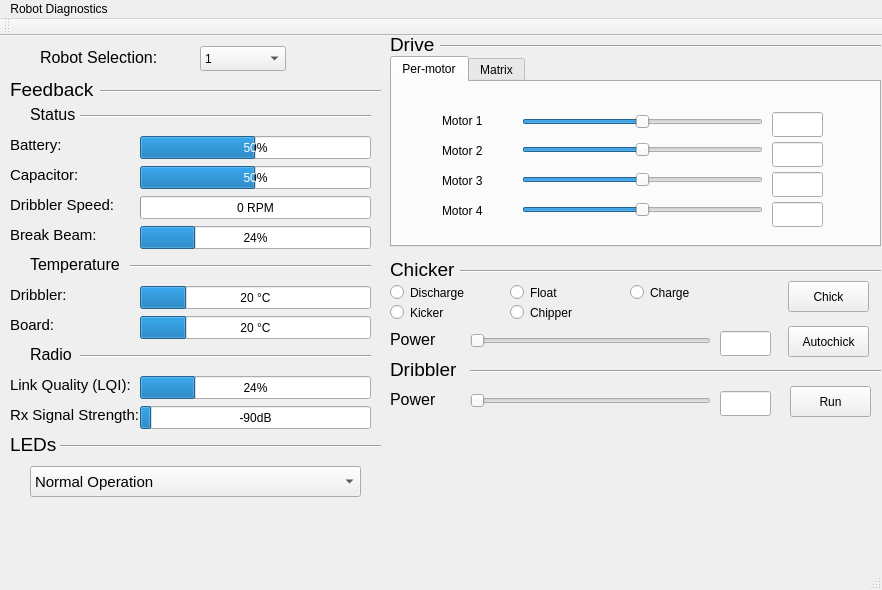
<?xml version="1.0" encoding="UTF-8"?>
<ui version="4.0">
 <class>AutogeneratedMainWidget</class>
 <widget class="QMainWindow" name="AutogeneratedMainWidget">
  <property name="geometry">
   <rect>
    <x>0</x>
    <y>0</y>
    <width>882</width>
    <height>590</height>
   </rect>
  </property>
  <property name="windowTitle">
   <string>AutogeneratedMainWidget</string>
  </property>
  <widget class="QWidget" name="centralWidget">
   <widget class="QTabWidget" name="tabWidget">
    <property name="geometry">
     <rect>
      <x>390</x>
      <y>20</y>
      <width>491</width>
      <height>191</height>
     </rect>
    </property>
    <property name="currentIndex">
     <number>0</number>
    </property>
    <widget class="QWidget" name="per_motor">
     <attribute name="title">
      <string>Per-motor</string>
     </attribute>
     <widget class="QSlider" name="slider_motor_1">
      <property name="geometry">
       <rect>
        <x>130</x>
        <y>30</y>
        <width>241</width>
        <height>20</height>
       </rect>
      </property>
      <property name="minimum">
       <number>-99</number>
      </property>
      <property name="orientation">
       <enum>Qt::Horizontal</enum>
      </property>
     </widget>
     <widget class="QSlider" name="slider_motor_2">
      <property name="geometry">
       <rect>
        <x>130</x>
        <y>60</y>
        <width>241</width>
        <height>16</height>
       </rect>
      </property>
      <property name="minimum">
       <number>-99</number>
      </property>
      <property name="orientation">
       <enum>Qt::Horizontal</enum>
      </property>
     </widget>
     <widget class="QSlider" name="slider_motor_3">
      <property name="geometry">
       <rect>
        <x>130</x>
        <y>90</y>
        <width>241</width>
        <height>16</height>
       </rect>
      </property>
      <property name="minimum">
       <number>-99</number>
      </property>
      <property name="orientation">
       <enum>Qt::Horizontal</enum>
      </property>
     </widget>
     <widget class="QSlider" name="slider_motor_4">
      <property name="geometry">
       <rect>
        <x>130</x>
        <y>120</y>
        <width>241</width>
        <height>16</height>
       </rect>
      </property>
      <property name="minimum">
       <number>-99</number>
      </property>
      <property name="orientation">
       <enum>Qt::Horizontal</enum>
      </property>
     </widget>
     <widget class="QLabel" name="label_motor_1">
      <property name="geometry">
       <rect>
        <x>50</x>
        <y>30</y>
        <width>67</width>
        <height>17</height>
       </rect>
      </property>
      <property name="text">
       <string>Motor 1</string>
      </property>
     </widget>
     <widget class="QLabel" name="label_motor_2">
      <property name="geometry">
       <rect>
        <x>50</x>
        <y>60</y>
        <width>67</width>
        <height>17</height>
       </rect>
      </property>
      <property name="text">
       <string>Motor 2</string>
      </property>
     </widget>
     <widget class="QLabel" name="label_motor_3">
      <property name="geometry">
       <rect>
        <x>50</x>
        <y>90</y>
        <width>67</width>
        <height>17</height>
       </rect>
      </property>
      <property name="text">
       <string>Motor 3</string>
      </property>
     </widget>
     <widget class="QLabel" name="label_motor_4">
      <property name="geometry">
       <rect>
        <x>50</x>
        <y>120</y>
        <width>67</width>
        <height>17</height>
       </rect>
      </property>
      <property name="text">
       <string>Motor 4</string>
      </property>
     </widget>
     <widget class="QLineEdit" name="lineEdit_motor_1">
      <property name="geometry">
       <rect>
        <x>380</x>
        <y>30</y>
        <width>51</width>
        <height>25</height>
       </rect>
      </property>
     </widget>
     <widget class="QLineEdit" name="lineEdit_motor_2">
      <property name="geometry">
       <rect>
        <x>380</x>
        <y>60</y>
        <width>51</width>
        <height>25</height>
       </rect>
      </property>
     </widget>
     <widget class="QLineEdit" name="lineEdit_motor_3">
      <property name="geometry">
       <rect>
        <x>380</x>
        <y>90</y>
        <width>51</width>
        <height>25</height>
       </rect>
      </property>
     </widget>
     <widget class="QLineEdit" name="lineEdit_motor_4">
      <property name="geometry">
       <rect>
        <x>380</x>
        <y>120</y>
        <width>51</width>
        <height>25</height>
       </rect>
      </property>
     </widget>
    </widget>
    <widget class="QWidget" name="matrix">
     <attribute name="title">
      <string>Matrix</string>
     </attribute>
    </widget>
   </widget>
   <widget class="QLabel" name="label_drive">
    <property name="geometry">
     <rect>
      <x>390</x>
      <y>0</y>
      <width>67</width>
      <height>17</height>
     </rect>
    </property>
    <property name="font">
     <font>
      <pointsize>14</pointsize>
     </font>
    </property>
    <property name="text">
     <string>Drive</string>
    </property>
   </widget>
   <widget class="Line" name="line">
    <property name="geometry">
     <rect>
      <x>440</x>
      <y>-5</y>
      <width>441</width>
      <height>31</height>
     </rect>
    </property>
    <property name="orientation">
     <enum>Qt::Horizontal</enum>
    </property>
   </widget>
   <widget class="QLabel" name="label_feedback">
    <property name="geometry">
     <rect>
      <x>10</x>
      <y>45</y>
      <width>91</width>
      <height>17</height>
     </rect>
    </property>
    <property name="font">
     <font>
      <pointsize>14</pointsize>
     </font>
    </property>
    <property name="text">
     <string>Feedback</string>
    </property>
   </widget>
   <widget class="Line" name="line_2">
    <property name="geometry">
     <rect>
      <x>100</x>
      <y>40</y>
      <width>281</width>
      <height>31</height>
     </rect>
    </property>
    <property name="orientation">
     <enum>Qt::Horizontal</enum>
    </property>
   </widget>
   <widget class="QProgressBar" name="progressBar_battery">
    <property name="geometry">
     <rect>
      <x>140</x>
      <y>100</y>
      <width>231</width>
      <height>23</height>
     </rect>
    </property>
    <property name="value">
     <number>50</number>
    </property>
   </widget>
   <widget class="QProgressBar" name="progressBar_capacitor">
    <property name="geometry">
     <rect>
      <x>140</x>
      <y>130</y>
      <width>231</width>
      <height>23</height>
     </rect>
    </property>
    <property name="value">
     <number>50</number>
    </property>
   </widget>
   <widget class="QProgressBar" name="progressBar_dribbler_1">
    <property name="geometry">
     <rect>
      <x>140</x>
      <y>160</y>
      <width>231</width>
      <height>23</height>
     </rect>
    </property>
    <property name="maximum">
     <number>6000</number>
    </property>
    <property name="value">
     <number>0</number>
    </property>
    <property name="format">
     <string>%v RPM</string>
    </property>
   </widget>
   <widget class="QProgressBar" name="progressBar_dribbler_2">
    <property name="geometry">
     <rect>
      <x>140</x>
      <y>250</y>
      <width>231</width>
      <height>23</height>
     </rect>
    </property>
    <property name="maximum">
     <number>100</number>
    </property>
    <property name="value">
     <number>20</number>
    </property>
    <property name="format">
     <string>%v °C</string>
    </property>
   </widget>
   <widget class="QProgressBar" name="progressBar_board">
    <property name="geometry">
     <rect>
      <x>140</x>
      <y>280</y>
      <width>231</width>
      <height>23</height>
     </rect>
    </property>
    <property name="value">
     <number>20</number>
    </property>
    <property name="format">
     <string>%v °C</string>
    </property>
   </widget>
   <widget class="QProgressBar" name="progressBar_break_beam">
    <property name="geometry">
     <rect>
      <x>140</x>
      <y>190</y>
      <width>231</width>
      <height>23</height>
     </rect>
    </property>
    <property name="value">
     <number>24</number>
    </property>
   </widget>
   <widget class="QProgressBar" name="progressBar_lqi">
    <property name="geometry">
     <rect>
      <x>140</x>
      <y>340</y>
      <width>231</width>
      <height>23</height>
     </rect>
    </property>
    <property name="value">
     <number>24</number>
    </property>
   </widget>
   <widget class="QProgressBar" name="progressBar_rsii">
    <property name="geometry">
     <rect>
      <x>140</x>
      <y>370</y>
      <width>231</width>
      <height>23</height>
     </rect>
    </property>
    <property name="minimum">
     <number>-100</number>
    </property>
    <property name="value">
     <number>-90</number>
    </property>
    <property name="format">
     <string>%vdB</string>
    </property>
   </widget>
   <widget class="QLabel" name="label_status">
    <property name="geometry">
     <rect>
      <x>30</x>
      <y>70</y>
      <width>100</width>
      <height>17</height>
     </rect>
    </property>
    <property name="font">
     <font>
      <pointsize>12</pointsize>
     </font>
    </property>
    <property name="text">
     <string>Status</string>
    </property>
   </widget>
   <widget class="QLabel" name="label_battery">
    <property name="geometry">
     <rect>
      <x>10</x>
      <y>100</y>
      <width>100</width>
      <height>17</height>
     </rect>
    </property>
    <property name="font">
     <font>
      <pointsize>11</pointsize>
     </font>
    </property>
    <property name="text">
     <string>Battery:</string>
    </property>
   </widget>
   <widget class="QLabel" name="label_capacitor">
    <property name="geometry">
     <rect>
      <x>10</x>
      <y>130</y>
      <width>100</width>
      <height>17</height>
     </rect>
    </property>
    <property name="font">
     <font>
      <pointsize>11</pointsize>
     </font>
    </property>
    <property name="text">
     <string>Capacitor:</string>
    </property>
   </widget>
   <widget class="QLabel" name="label_dribbler_speed">
    <property name="geometry">
     <rect>
      <x>10</x>
      <y>160</y>
      <width>111</width>
      <height>17</height>
     </rect>
    </property>
    <property name="font">
     <font>
      <pointsize>11</pointsize>
     </font>
    </property>
    <property name="text">
     <string>Dribbler Speed:</string>
    </property>
   </widget>
   <widget class="QLabel" name="label_temperature">
    <property name="geometry">
     <rect>
      <x>30</x>
      <y>220</y>
      <width>111</width>
      <height>17</height>
     </rect>
    </property>
    <property name="font">
     <font>
      <pointsize>12</pointsize>
     </font>
    </property>
    <property name="text">
     <string>Temperature</string>
    </property>
   </widget>
   <widget class="QLabel" name="label_dribbler_temp">
    <property name="geometry">
     <rect>
      <x>10</x>
      <y>250</y>
      <width>111</width>
      <height>17</height>
     </rect>
    </property>
    <property name="font">
     <font>
      <pointsize>11</pointsize>
     </font>
    </property>
    <property name="text">
     <string>Dribbler:</string>
    </property>
   </widget>
   <widget class="QLabel" name="label_board_temp">
    <property name="geometry">
     <rect>
      <x>10</x>
      <y>280</y>
      <width>100</width>
      <height>17</height>
     </rect>
    </property>
    <property name="font">
     <font>
      <pointsize>11</pointsize>
     </font>
    </property>
    <property name="text">
     <string>Board:</string>
    </property>
   </widget>
   <widget class="QLabel" name="label_break_beam">
    <property name="geometry">
     <rect>
      <x>10</x>
      <y>190</y>
      <width>121</width>
      <height>17</height>
     </rect>
    </property>
    <property name="font">
     <font>
      <pointsize>11</pointsize>
     </font>
    </property>
    <property name="text">
     <string>Break Beam:</string>
    </property>
   </widget>
   <widget class="QLabel" name="label_radio">
    <property name="geometry">
     <rect>
      <x>30</x>
      <y>310</y>
      <width>131</width>
      <height>17</height>
     </rect>
    </property>
    <property name="font">
     <font>
      <pointsize>12</pointsize>
     </font>
    </property>
    <property name="text">
     <string>Radio</string>
    </property>
   </widget>
   <widget class="QLabel" name="label_lqi">
    <property name="geometry">
     <rect>
      <x>10</x>
      <y>340</y>
      <width>131</width>
      <height>17</height>
     </rect>
    </property>
    <property name="font">
     <font>
      <pointsize>11</pointsize>
     </font>
    </property>
    <property name="text">
     <string>Link Quality (LQI):</string>
    </property>
   </widget>
   <widget class="QLabel" name="label_rssi">
    <property name="geometry">
     <rect>
      <x>10</x>
      <y>370</y>
      <width>131</width>
      <height>17</height>
     </rect>
    </property>
    <property name="font">
     <font>
      <pointsize>11</pointsize>
     </font>
    </property>
    <property name="text">
     <string>Rx Signal Strength:</string>
    </property>
   </widget>
   <widget class="QLabel" name="label_robot_selection">
    <property name="geometry">
     <rect>
      <x>40</x>
      <y>13</y>
      <width>131</width>
      <height>17</height>
     </rect>
    </property>
    <property name="font">
     <font>
      <pointsize>12</pointsize>
     </font>
    </property>
    <property name="text">
     <string>Robot Selection:</string>
    </property>
   </widget>
   <widget class="QComboBox" name="comboBox_robot_selection">
    <property name="geometry">
     <rect>
      <x>200</x>
      <y>10</y>
      <width>86</width>
      <height>25</height>
     </rect>
    </property>
    <item>
     <property name="text">
      <string>1</string>
     </property>
    </item>
    <item>
     <property name="text">
      <string>2</string>
     </property>
    </item>
    <item>
     <property name="text">
      <string>3</string>
     </property>
    </item>
    <item>
     <property name="text">
      <string>4</string>
     </property>
    </item>
    <item>
     <property name="text">
      <string>5</string>
     </property>
    </item>
    <item>
     <property name="text">
      <string>6</string>
     </property>
    </item>
    <item>
     <property name="text">
      <string>7</string>
     </property>
    </item>
    <item>
     <property name="text">
      <string>8</string>
     </property>
    </item>
    <item>
     <property name="text">
      <string>9</string>
     </property>
    </item>
    <item>
     <property name="text">
      <string>10</string>
     </property>
    </item>
    <item>
     <property name="text">
      <string>11</string>
     </property>
    </item>
    <item>
     <property name="text">
      <string>12</string>
     </property>
    </item>
    <item>
     <property name="text">
      <string>13</string>
     </property>
    </item>
    <item>
     <property name="text">
      <string>14</string>
     </property>
    </item>
    <item>
     <property name="text">
      <string>15</string>
     </property>
    </item>
    <item>
     <property name="text">
      <string>16</string>
     </property>
    </item>
   </widget>
   <widget class="Line" name="line_3">
    <property name="geometry">
     <rect>
      <x>60</x>
      <y>400</y>
      <width>321</width>
      <height>21</height>
     </rect>
    </property>
    <property name="orientation">
     <enum>Qt::Horizontal</enum>
    </property>
   </widget>
   <widget class="QLabel" name="label_leds">
    <property name="geometry">
     <rect>
      <x>10</x>
      <y>400</y>
      <width>51</width>
      <height>17</height>
     </rect>
    </property>
    <property name="font">
     <font>
      <pointsize>14</pointsize>
     </font>
    </property>
    <property name="text">
     <string>LEDs</string>
    </property>
   </widget>
   <widget class="QComboBox" name="comboBox_leds">
    <property name="geometry">
     <rect>
      <x>30</x>
      <y>430</y>
      <width>331</width>
      <height>31</height>
     </rect>
    </property>
    <property name="font">
     <font>
      <pointsize>11</pointsize>
     </font>
    </property>
    <item>
     <property name="text">
      <string>Normal Operation</string>
     </property>
    </item>
    <item>
     <property name="text">
      <string>Lamp Test</string>
     </property>
    </item>
    <item>
     <property name="text">
      <string>Wheel 0 Hall Sensors</string>
     </property>
    </item>
    <item>
     <property name="text">
      <string>Wheel 1 Hall Sensors</string>
     </property>
    </item>
    <item>
     <property name="text">
      <string>Wheel 2 Hall Sensors</string>
     </property>
    </item>
    <item>
     <property name="text">
      <string>Wheel 3 Hall Sensors</string>
     </property>
    </item>
    <item>
     <property name="text">
      <string>Dribbler Hall Sensors</string>
     </property>
    </item>
    <item>
     <property name="text">
      <string>Wheel 0 Encoders</string>
     </property>
    </item>
    <item>
     <property name="text">
      <string>Wheel 1 Encoders</string>
     </property>
    </item>
    <item>
     <property name="text">
      <string>Wheel 2 Encoders</string>
     </property>
    </item>
    <item>
     <property name="text">
      <string>Wheel 3 Encoders</string>
     </property>
    </item>
   </widget>
   <widget class="Line" name="line_4">
    <property name="geometry">
     <rect>
      <x>460</x>
      <y>220</y>
      <width>421</width>
      <height>31</height>
     </rect>
    </property>
    <property name="orientation">
     <enum>Qt::Horizontal</enum>
    </property>
   </widget>
   <widget class="QLabel" name="label_chicker">
    <property name="geometry">
     <rect>
      <x>390</x>
      <y>225</y>
      <width>67</width>
      <height>17</height>
     </rect>
    </property>
    <property name="font">
     <font>
      <pointsize>14</pointsize>
     </font>
    </property>
    <property name="text">
     <string>Chicker</string>
    </property>
   </widget>
   <widget class="Line" name="line_5">
    <property name="geometry">
     <rect>
      <x>470</x>
      <y>320</y>
      <width>411</width>
      <height>31</height>
     </rect>
    </property>
    <property name="orientation">
     <enum>Qt::Horizontal</enum>
    </property>
   </widget>
   <widget class="QLabel" name="label_dribbler_2">
    <property name="geometry">
     <rect>
      <x>390</x>
      <y>325</y>
      <width>81</width>
      <height>17</height>
     </rect>
    </property>
    <property name="font">
     <font>
      <pointsize>14</pointsize>
     </font>
    </property>
    <property name="text">
     <string>Dribbler</string>
    </property>
   </widget>
   <widget class="QRadioButton" name="radioButton_discharge">
    <property name="geometry">
     <rect>
      <x>390</x>
      <y>245</y>
      <width>112</width>
      <height>23</height>
     </rect>
    </property>
    <property name="text">
     <string>Discharge</string>
    </property>
   </widget>
   <widget class="QRadioButton" name="radioButton_float">
    <property name="geometry">
     <rect>
      <x>510</x>
      <y>245</y>
      <width>112</width>
      <height>23</height>
     </rect>
    </property>
    <property name="text">
     <string>Float</string>
    </property>
   </widget>
   <widget class="QRadioButton" name="radioButton_charge">
    <property name="geometry">
     <rect>
      <x>630</x>
      <y>245</y>
      <width>112</width>
      <height>23</height>
     </rect>
    </property>
    <property name="text">
     <string>Charge</string>
    </property>
   </widget>
   <widget class="QRadioButton" name="radioButton_kicker">
    <property name="geometry">
     <rect>
      <x>390</x>
      <y>265</y>
      <width>112</width>
      <height>23</height>
     </rect>
    </property>
    <property name="text">
     <string>Kicker</string>
    </property>
   </widget>
   <widget class="QRadioButton" name="radioButton_chipper">
    <property name="geometry">
     <rect>
      <x>510</x>
      <y>265</y>
      <width>112</width>
      <height>23</height>
     </rect>
    </property>
    <property name="text">
     <string>Chipper</string>
    </property>
   </widget>
   <widget class="QSlider" name="slider_motor_5">
    <property name="geometry">
     <rect>
      <x>470</x>
      <y>295</y>
      <width>241</width>
      <height>20</height>
     </rect>
    </property>
    <property name="orientation">
     <enum>Qt::Horizontal</enum>
    </property>
   </widget>
   <widget class="QLabel" name="label_chicker_power">
    <property name="geometry">
     <rect>
      <x>390</x>
      <y>295</y>
      <width>67</width>
      <height>17</height>
     </rect>
    </property>
    <property name="font">
     <font>
      <pointsize>12</pointsize>
     </font>
    </property>
    <property name="text">
     <string>Power</string>
    </property>
   </widget>
   <widget class="QLineEdit" name="lineEdit_motor_5">
    <property name="geometry">
     <rect>
      <x>720</x>
      <y>295</y>
      <width>51</width>
      <height>25</height>
     </rect>
    </property>
   </widget>
   <widget class="QPushButton" name="pushButton_chick">
    <property name="geometry">
     <rect>
      <x>788</x>
      <y>245</y>
      <width>81</width>
      <height>31</height>
     </rect>
    </property>
    <property name="text">
     <string>Chick</string>
    </property>
   </widget>
   <widget class="QPushButton" name="pushButton_autochick">
    <property name="geometry">
     <rect>
      <x>788</x>
      <y>290</y>
      <width>81</width>
      <height>31</height>
     </rect>
    </property>
    <property name="text">
     <string>Autochick</string>
    </property>
   </widget>
   <widget class="QLineEdit" name="lineEdit_motor_6">
    <property name="geometry">
     <rect>
      <x>720</x>
      <y>355</y>
      <width>51</width>
      <height>25</height>
     </rect>
    </property>
   </widget>
   <widget class="QSlider" name="slider_motor_6">
    <property name="geometry">
     <rect>
      <x>470</x>
      <y>355</y>
      <width>241</width>
      <height>20</height>
     </rect>
    </property>
    <property name="orientation">
     <enum>Qt::Horizontal</enum>
    </property>
   </widget>
   <widget class="QLabel" name="label_dribbler_power">
    <property name="geometry">
     <rect>
      <x>390</x>
      <y>355</y>
      <width>67</width>
      <height>17</height>
     </rect>
    </property>
    <property name="font">
     <font>
      <pointsize>12</pointsize>
     </font>
    </property>
    <property name="text">
     <string>Power</string>
    </property>
   </widget>
   <widget class="QPushButton" name="pushButton_chick_2">
    <property name="geometry">
     <rect>
      <x>790</x>
      <y>350</y>
      <width>81</width>
      <height>31</height>
     </rect>
    </property>
    <property name="text">
     <string>Run</string>
    </property>
   </widget>
   <widget class="Line" name="line_6">
    <property name="geometry">
     <rect>
      <x>80</x>
      <y>70</y>
      <width>291</width>
      <height>21</height>
     </rect>
    </property>
    <property name="orientation">
     <enum>Qt::Horizontal</enum>
    </property>
   </widget>
   <widget class="Line" name="line_7">
    <property name="geometry">
     <rect>
      <x>130</x>
      <y>220</y>
      <width>241</width>
      <height>21</height>
     </rect>
    </property>
    <property name="orientation">
     <enum>Qt::Horizontal</enum>
    </property>
   </widget>
   <widget class="Line" name="line_8">
    <property name="geometry">
     <rect>
      <x>80</x>
      <y>310</y>
      <width>291</width>
      <height>21</height>
     </rect>
    </property>
    <property name="orientation">
     <enum>Qt::Horizontal</enum>
    </property>
   </widget>
  </widget>
  <widget class="QMenuBar" name="menuBar">
   <property name="geometry">
    <rect>
     <x>0</x>
     <y>0</y>
     <width>882</width>
     <height>22</height>
    </rect>
   </property>
   <widget class="QMenu" name="menuRobot_Diagnostics">
    <property name="title">
     <string>Robot Diagnostics</string>
    </property>
   </widget>
   <addaction name="menuRobot_Diagnostics"/>
  </widget>
  <widget class="QToolBar" name="mainToolBar">
   <attribute name="toolBarArea">
    <enum>TopToolBarArea</enum>
   </attribute>
   <attribute name="toolBarBreak">
    <bool>false</bool>
   </attribute>
  </widget>
  <widget class="QStatusBar" name="statusBar"/>
 </widget>
 <layoutdefault spacing="6" margin="11"/>
 <resources/>
 <connections/>
</ui>
